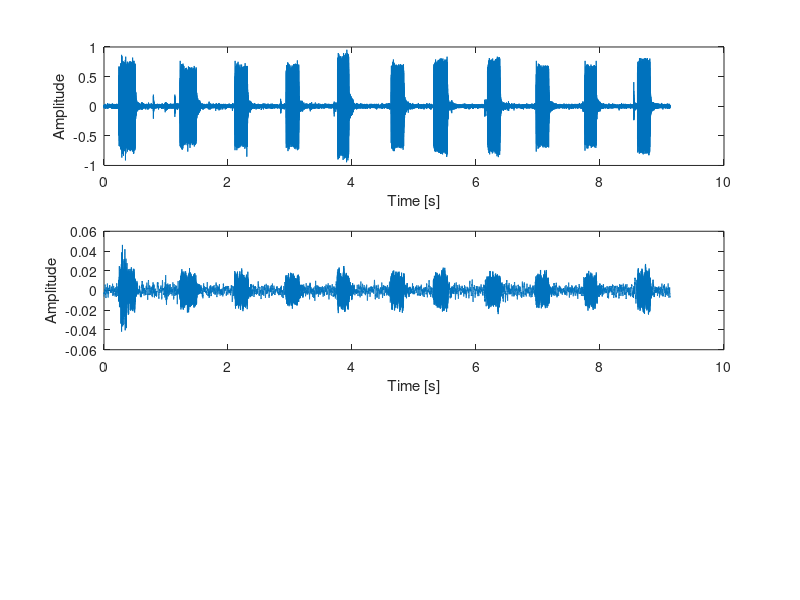

The MATLAB script that drew this image:
%% Assignment 12 - Exercice 2
clear; clc; clf;

%% load data
data = load('hw12_MFV.mat');

y = data.y;
fs = data.fs;
ts = 1/fs

t = 0:ts:(length(y)-1)*ts;

%% make noise

% sound(y,fs);

%% find when keys are pressed
threshold = 0.5;

smooth = movmean(y,100)



%% plot
subplot(311);
plot(t,y,'-');
xlabel('Time [s]');
ylabel('Amplitude');

subplot(312);
plot(t,smooth,'-');
xlabel('Time [s]');
ylabel('Amplitude');
